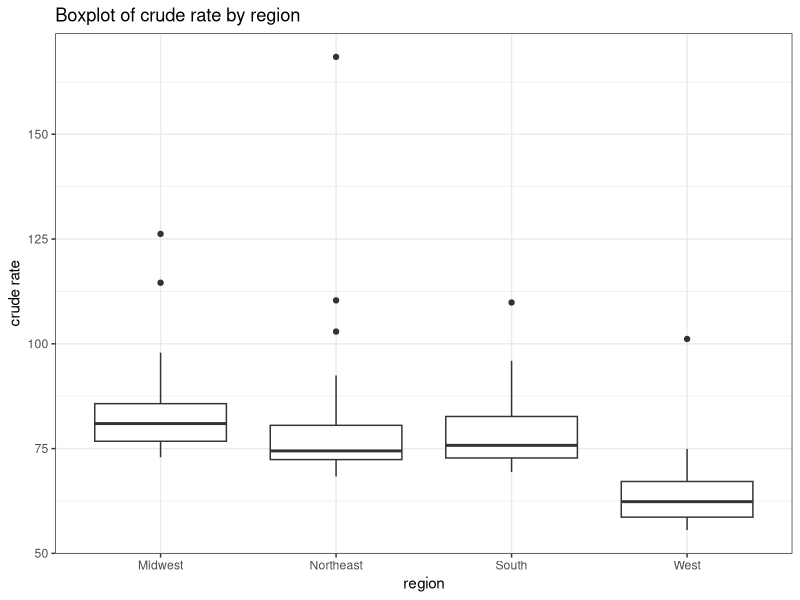
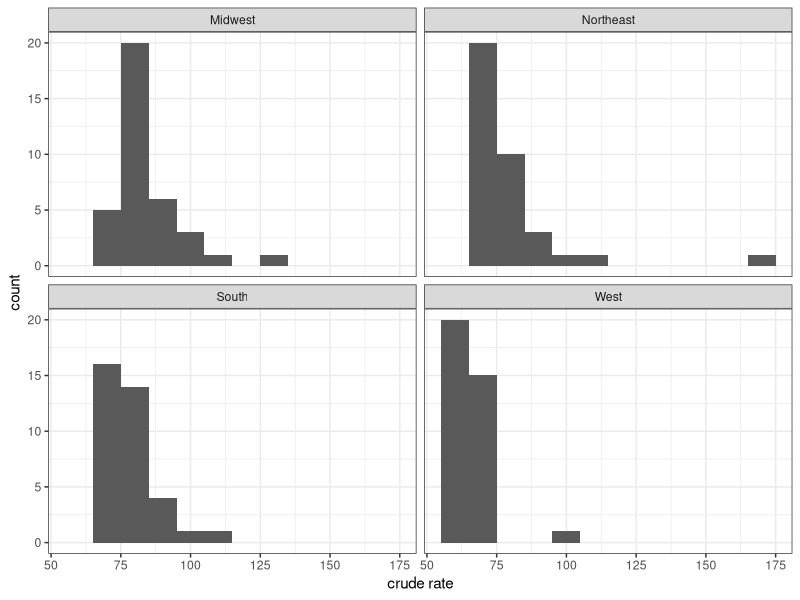
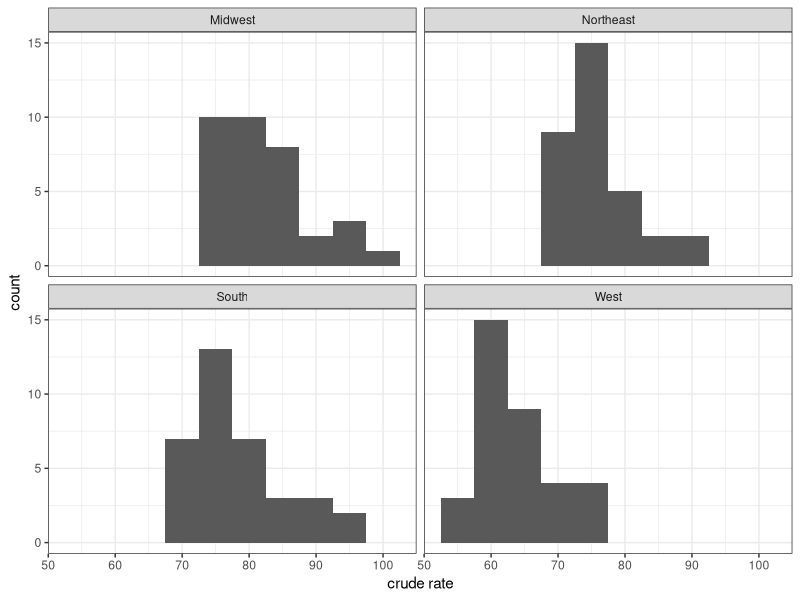

Recreate these plots in R, in order. (Note: this script raises an error after producing the figures.)
## ---- chunk 1
#| label: load_package
library(tidyverse)
library(ggplot2)
library(rstatix)
## ---- chunk 2
#| label: load_clean_data
# load region data
region <- read.csv("../data/cvd_region_crude_rate.csv")

# create a dummy variable `covid` to indicate if this row of data is 
# before COVID or not. If before COVID happened (Pre-COVID), covid = 0; if after 
# COVID happened, covid = 1
before_covid_index <- append(grep("2018", region$month), grep("2019", 
                                                              region$month))
region$covid <- 1
region$covid[before_covid_index] <- 0
## ---- chunk 3
#| label: summary_statistics
# report summary statistics of `crude_rate`
region %>%
  group_by(region) %>%
  summarise(
    count = n(),
    mean = mean(crude_rate, na.rm = TRUE),
    sd = sd(crude_rate, na.rm = TRUE),
    median = median(crude_rate, na.rm = TRUE),
    IQR = IQR(crude_rate, na.rm = TRUE)
    )
## ---- chunk 4
#| label: boxplot_of_crude_rate_for_each_region
# create a boxplot for crude rates of each region 
ggplot(region, aes(x = region, y = crude_rate)) + geom_boxplot() +
  labs(x = "region", y = "crude rate", 
       title = "Boxplot of crude rate by region") + theme_bw()
## ---- chunk 5
#| label: histogram_of_crude_rate_for_each_region
# create histograms for each region, wrapped in facet
region %>%
  group_by(region) %>%
  ggplot(aes(x=crude_rate)) + geom_histogram(binwidth = 10) + 
  facet_wrap(~ region, nrow = 2, ncol = 2) +
  labs(x = "crude rate") +
  theme_bw()
## ---- chunk 6
#| label: normality_test_of_crude_rate_for_each_region
# report p-values of Shapiro test for each region
region %>%
  group_by(region) %>%
  summarize(p_value = shapiro.test(crude_rate)$p.value)
## ---- chunk 7
#| label: find_outliers_of_each_region
# find outliers of each region
region_outliers <- region %>%
  group_by(region) %>%
  identify_outliers(crude_rate)
region_outliers
## ---- chunk 8
#| label: anti_join_to_remove_ourliers
# remove outliers for each region
region <- region %>%
  anti_join(region_outliers)
## ---- chunk 9
#| label: histogram_of_crude_rate_for_each_region_without_outliers
# create histograms for each region, wrapped in facet
region %>%
  group_by(region) %>%
  ggplot(aes(x=crude_rate)) + geom_histogram(binwidth = 5) + 
  facet_wrap(~ region, nrow = 2, ncol = 2) + 
  labs(x = "crude rate") +
  theme_bw()
## ---- chunk 10
#| label: normality_test_of_crude_rate_for_each_region_without_outliers
# perform normality test again after outlier removal
region %>%
  group_by(region) %>%
  shapiro_test(crude_rate)
## ---- chunk 11
#| label: wilcox_test_for_distribution_comparison
pairwise.wilcox.test(region$crude_rate, region$region, p.adjust.method = "none")
## ---- chunk 12
write.csv(region, file = "../data/cvd_region_crude_rate_clean.csv", 
          row.names = FALSE)
region <- read.csv("../data/cvd_region_crude_rate_clean.csv")
## ---- chunk 13
#| label: anova_crude_rate
anova_result <- region %>%
  aov(crude_rate ~ region, data = .)
summary(anova_result)
## ---- chunk 14
#| label: pre_post_COVID_visualizatoin
region %>%
  mutate(covid = recode(covid, "0" = "Pre-COVID", "1" = "Post-COVID")) %>%
  ggplot(aes(x = region, y = crude_rate)) + geom_boxplot() +
  facet_wrap(~ factor(covid, levels = c("Pre-COVID", "Post-COVID")), nrow = 1) +
  labs(x = "region", y = "crude rate") +
  ggtitle("Pre- and Post-COVID boxplot of crude rate") +
  theme_bw()
## ---- chunk 15
#| label: pre_post_COVID_mean_comparison
pre_post_crude_rate_mean <- region %>%
  mutate(covid = recode(covid, "0" = "Pre-COVID", "1" = "Post-COVID")) %>%
  group_by(covid) %>%
  summarize(mean_value = mean(crude_rate))
pre_post_crude_rate_mean
## ---- chunk 16
region %>% 
  mutate(covid = recode(covid, "0" = "Pre-COVID", "1" = "Post-COVID")) %>%
  group_by(covid) %>% ggplot(aes(x=crude_rate)) + geom_histogram(binwidth = 5) +
  facet_wrap(~factor(covid, levels = c("Pre-COVID", "Post-COVID")), nrow = 2) +
  theme_bw() 
## ---- chunk 17
#| label: northeastern_data_extraction
northeast <- region[region$region %in% "Northeast", ]
## ---- chunk 18
#| label: northeastern_summary_statistics
northeast %>%
  get_summary_stats(crude_rate, type = "mean_sd")
## ---- chunk 19
#| label: northeastern_pre_post_COVID_crude_rate_variance
northeast %>%
  mutate(covid = recode(covid, "0" = "Pre-COVID", "1" = "Post-COVID")) %>%
  group_by(covid) %>%
  summarise(var = var(crude_rate))
## ---- chunk 20
#| label: northeastern_pre_post_COVID_t_test
northeast %>%
  t_test(crude_rate ~ covid, alternative = "less", var.equal = FALSE) %>%
  add_significance()
## ---- chunk 21
#| label: northeastern_pre_post_COVID_boxplot
northeast %>%
  mutate(covid = recode(covid, "0" = "Pre-COVID", "1" = "Post-COVID")) %>%
  ggplot(aes(x = factor(covid, levels = c("Pre-COVID", "Post-COVID")), 
             y = crude_rate)) + geom_boxplot() +
  labs(x = "time", y = "crude rate") +
  ggtitle("Pre- and Post-COVID crude rate boxplot in the Northeastern region") +
  theme_bw()
## ---- chunk 22
#| label: midwestern_data_extraction
midwest <- region[region$region %in% "Midwest", ]
## ---- chunk 23
#| label: midwestern_summary_statistics
midwest %>%
  get_summary_stats(crude_rate,type = "mean_sd")
## ---- chunk 24
#| label: midwestern_pre_post_COVID_crude_rate_variance
midwest %>%
  mutate(covid = recode(covid, "0" = "Pre-COVID", "1" = "Post-COVID")) %>%
  group_by(covid) %>%
  summarise(var = var(crude_rate))
## ---- chunk 25
#| label: midwestern_pre_post_COVID_t_test
midwest %>%
  t_test(crude_rate ~ covid, alternative = "less", var.equal = FALSE) %>%
  add_significance()
## ---- chunk 26
#| label: midwestern_pre_post_COVID_boxplot
midwest %>%
  mutate(covid = recode(covid, "0" = "Pre-COVID", "1" = "Post-COVID")) %>%
  ggplot(aes(x = factor(covid, levels = c("Pre-COVID", "Post-COVID")), 
             y = crude_rate)) +
  geom_boxplot() + labs(x = "time", y = "crude rate") +
  ggtitle("Pre- and Post-COVID crude rate boxplot in the Midwestern region") +
  theme_bw()
## ---- chunk 27
#| label: southern_data_extraction
south <- region[region$region %in% "South", ]
## ---- chunk 28
#| label: southern_summary_statistics
south %>%
  get_summary_stats(crude_rate,type = "mean_sd")
## ---- chunk 29
#| label: southern_pre_post_COVID_crude_rate_variance
south %>%
  mutate(covid = recode(covid, "0" = "Pre-COVID", "1" = "Post-COVID")) %>%
  group_by(covid) %>%
  summarise(var = var(crude_rate))
## ---- chunk 30
#| label: southern_pre_post_COVID_t_test
south %>%
  t_test(crude_rate ~ covid, alternative = "less", var.equal = FALSE) %>%
  add_significance()
## ---- chunk 31
#| label: southern_pre_post_COVID_boxplot
south %>%
  mutate(covid = recode(covid, "0" = "Pre-COVID", "1" = "Post-COVID")) %>%
  ggplot(aes(x = factor(covid, levels = c("Pre-COVID", "Post-COVID")), 
             y = crude_rate)) +
  geom_boxplot() + labs(x = "time", y = "crude rate") +
  ggtitle("Pre- and Post-COVID crude rate boxplot in the Southern region") +
  theme_bw()
## ---- chunk 32
#| label: western_data_extraction
west <- region[region$region %in% "West", ]
## ---- chunk 33
#| label: western_summary_statistics
west %>%
  get_summary_stats(crude_rate,type = "mean_sd")
## ---- chunk 34
#| label: western_pre_post_COVID_crude_rate_variance
west %>%
  mutate(covid = recode(covid, "0" = "Pre-COVID", "1" = "Post-COVID")) %>%
  group_by(covid) %>%
  summarise(var = var(crude_rate))
## ---- chunk 35
#| label: western_pre_post_COVID_t_test
west %>%
  t_test(crude_rate ~ covid, alternative = "less", var.equal = TRUE) %>%
  add_significance()
## ---- chunk 36
#| label: western_pre_post_COVID_boxplot
west %>%
  mutate(covid = recode(covid, "0" = "Pre-COVID", "1" = "Post-COVID")) %>%
  ggplot(aes(x = factor(covid, levels = c("Pre-COVID", "Post-COVID")), 
             y = crude_rate)) +
  geom_boxplot() + labs(x = "time", y = "crude rate") +
  ggtitle("Pre- and Post-COVID crude rate boxplot in the Western region") +
  theme_bw()
